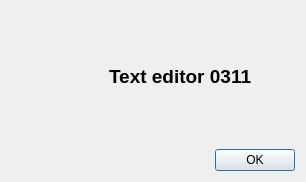
<?xml version="1.0" encoding="UTF-8"?>
<ui version="4.0">
 <class>AboutDialog</class>
 <widget class="QDialog" name="AboutDialog">
  <property name="geometry">
   <rect>
    <x>0</x>
    <y>0</y>
    <width>306</width>
    <height>182</height>
   </rect>
  </property>
  <property name="windowTitle">
   <string>About</string>
  </property>
  <property name="windowIcon">
   <iconset resource="MainWindow.qrc">
    <normaloff>:/MainWindow/Resources/about.svg</normaloff>:/MainWindow/Resources/about.svg</iconset>
  </property>
  <property name="windowOpacity">
   <double>1.000000000000000</double>
  </property>
  <layout class="QGridLayout" name="gridLayout">
   <item row="0" column="0">
    <layout class="QHBoxLayout" name="horizontalLayout">
     <item>
      <spacer name="horizontalSpacer">
       <property name="orientation">
        <enum>Qt::Horizontal</enum>
       </property>
       <property name="sizeHint" stdset="0">
        <size>
         <width>40</width>
         <height>20</height>
        </size>
       </property>
      </spacer>
     </item>
     <item>
      <widget class="QLabel" name="label_2">
       <property name="text">
        <string/>
       </property>
       <property name="pixmap">
        <pixmap resource="MainWindow.qrc">:/MainWindow/Resources/TextEditor.svg</pixmap>
       </property>
      </widget>
     </item>
     <item>
      <spacer name="horizontalSpacer_2">
       <property name="orientation">
        <enum>Qt::Horizontal</enum>
       </property>
       <property name="sizeHint" stdset="0">
        <size>
         <width>40</width>
         <height>20</height>
        </size>
       </property>
      </spacer>
     </item>
     <item>
      <widget class="QLabel" name="label">
       <property name="text">
        <string>&lt;html&gt;&lt;head/&gt;&lt;body&gt;&lt;p&gt;&lt;span style=&quot; font-size:14pt; font-weight:600;&quot;&gt;Text editor 0311&lt;/span&gt;&lt;/p&gt;&lt;/body&gt;&lt;/html&gt;</string>
       </property>
      </widget>
     </item>
     <item>
      <spacer name="horizontalSpacer_3">
       <property name="orientation">
        <enum>Qt::Horizontal</enum>
       </property>
       <property name="sizeHint" stdset="0">
        <size>
         <width>40</width>
         <height>20</height>
        </size>
       </property>
      </spacer>
     </item>
    </layout>
   </item>
   <item row="1" column="0">
    <widget class="QDialogButtonBox" name="buttonBox">
     <property name="standardButtons">
      <set>QDialogButtonBox::Ok</set>
     </property>
    </widget>
   </item>
  </layout>
 </widget>
 <layoutdefault spacing="6" margin="11"/>
 <resources>
  <include location="MainWindow.qrc"/>
 </resources>
 <connections/>
</ui>
